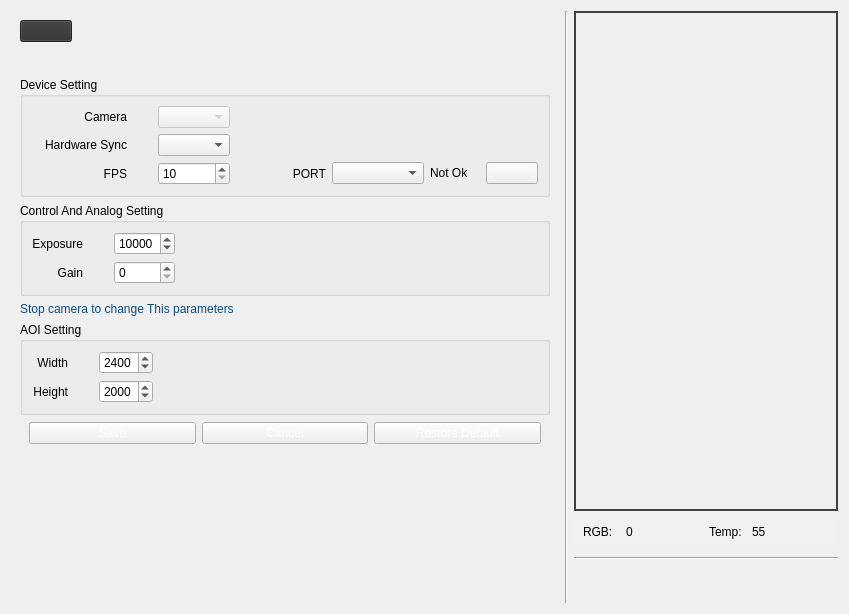
               <widget class="QWidget" name="settingpage_camera_tab">
                <property name="enabled">
                 <bool>true</bool>
                </property>
                <attribute name="title">
                 <string>Camera</string>
                </attribute>
                <layout class="QHBoxLayout" name="horizontalLayout_15">
                 <item>
                  <widget class="QFrame" name="settingpage_camera_left_side">
                   <property name="maximumSize">
                    <size>
                     <width>800</width>
                     <height>16777215</height>
                    </size>
                   </property>
                   <property name="styleSheet">
                    <string notr="true"/>
                   </property>
                   <layout class="QVBoxLayout" name="camera_setting_lef_side">
                    <item>
                     <widget class="QFrame" name="settingpage_connection_buttons_frame">
                      <property name="styleSheet">
                       <string notr="true">QPushButton{
	width: 50px;
	min-width: 50px;
	max-width: 50px;
	background-color:rgb(48, 48, 48);
}

QPushButton:hover{
	background-color:rgb(70, 70, 70);
}

#settingpage_connection_buttons_frame
{
	margin-bottom: 20px;
}

QPushButton:disabled {
background-color:rgb(175, 175, 175);
}</string>
                      </property>
                      <layout class="QHBoxLayout" name="horizontalLayout_18">
                       <property name="leftMargin">
                        <number>0</number>
                       </property>
                       <property name="topMargin">
                        <number>0</number>
                       </property>
                       <item>
                        <widget class="QPushButton" name="settingpage_camera_start_btn">
                         <property name="styleSheet">
                          <string notr="true"/>
                         </property>
                         <property name="text">
                          <string/>
                         </property>
                         <property name="icon">
                          <iconset resource="Assets/Assets.qrc">
                           <normaloff>:/assets/icons/play-48.png</normaloff>:/assets/icons/play-48.png</iconset>
                         </property>
                         <property name="iconSize">
                          <size>
                           <width>30</width>
                           <height>30</height>
                          </size>
                         </property>
                        </widget>
                       </item>
                       <item>
                        <spacer name="horizontalSpacer_8">
                         <property name="orientation">
                          <enum>Qt::Horizontal</enum>
                         </property>
                         <property name="sizeHint" stdset="0">
                          <size>
                           <width>40</width>
                           <height>20</height>
                          </size>
                         </property>
                        </spacer>
                       </item>
                      </layout>
                     </widget>
                    </item>
                    <item>
                     <widget class="QGroupBox" name="settingpage_camera_device_group">
                      <property name="layoutDirection">
                       <enum>Qt::LeftToRight</enum>
                      </property>
                      <property name="autoFillBackground">
                       <bool>false</bool>
                      </property>
                      <property name="title">
                       <string>Device Setting</string>
                      </property>
                      <layout class="QGridLayout" name="gridLayout_7">
                       <item row="2" column="2">
                        <widget class="QSpinBox" name="settingpage_camera_fps_spinbox">
                         <property name="enabled">
                          <bool>true</bool>
                         </property>
                         <property name="minimum">
                          <number>10</number>
                         </property>
                         <property name="maximum">
                          <number>100</number>
                         </property>
                        </widget>
                       </item>
                       <item row="0" column="0">
                        <widget class="QLabel" name="settingpage_camera_device_lbl">
                         <property name="text">
                          <string>Camera</string>
                         </property>
                         <property name="alignment">
                          <set>Qt::AlignRight|Qt::AlignTrailing|Qt::AlignVCenter</set>
                         </property>
                        </widget>
                       </item>
                       <item row="0" column="1">
                        <spacer name="horizontalSpacer_33">
                         <property name="orientation">
                          <enum>Qt::Horizontal</enum>
                         </property>
                         <property name="sizeType">
                          <enum>QSizePolicy::Maximum</enum>
                         </property>
                         <property name="sizeHint" stdset="0">
                          <size>
                           <width>25</width>
                           <height>20</height>
                          </size>
                         </property>
                        </spacer>
                       </item>
                       <item row="2" column="3">
                        <widget class="QLabel" name="settingpage_camera_ports_lbl">
                         <property name="minimumSize">
                          <size>
                           <width>90</width>
                           <height>0</height>
                          </size>
                         </property>
                         <property name="text">
                          <string>PORT</string>
                         </property>
                         <property name="alignment">
                          <set>Qt::AlignRight|Qt::AlignTrailing|Qt::AlignVCenter</set>
                         </property>
                        </widget>
                       </item>
                       <item row="0" column="2">
                        <widget class="QComboBox" name="settingpage_camera_device_combobox">
                         <property name="enabled">
                          <bool>false</bool>
                         </property>
                        </widget>
                       </item>
                       <item row="2" column="4">
                        <widget class="QComboBox" name="settingpage_camera_ports_combobox">
                         <property name="styleSheet">
                          <string notr="true">min-width:90px;
max-width:90px;</string>
                         </property>
                        </widget>
                       </item>
                       <item row="2" column="5" alignment="Qt::AlignHCenter|Qt::AlignVCenter">
                        <widget class="QLabel" name="settingpage_camera_port_connection_lbl">
                         <property name="minimumSize">
                          <size>
                           <width>50</width>
                           <height>0</height>
                          </size>
                         </property>
                         <property name="styleSheet">
                          <string notr="true">min-width:50px;
padding:0px;
margin:0px;</string>
                         </property>
                         <property name="text">
                          <string>Not Ok</string>
                         </property>
                        </widget>
                       </item>
                       <item row="2" column="0">
                        <widget class="QLabel" name="settingpage_camera_fps_lbl">
                         <property name="text">
                          <string>FPS</string>
                         </property>
                         <property name="alignment">
                          <set>Qt::AlignRight|Qt::AlignTrailing|Qt::AlignVCenter</set>
                         </property>
                        </widget>
                       </item>
                       <item row="1" column="0">
                        <widget class="QLabel" name="settingpage_camera_device_lbl_2">
                         <property name="styleSheet">
                          <string notr="true">min-width:95px;
</string>
                         </property>
                         <property name="text">
                          <string>Hardware Sync</string>
                         </property>
                         <property name="alignment">
                          <set>Qt::AlignRight|Qt::AlignTrailing|Qt::AlignVCenter</set>
                         </property>
                        </widget>
                       </item>
                       <item row="1" column="2">
                        <widget class="QComboBox" name="settingpage_camera_synchronizer_combobox">
                         <property name="enabled">
                          <bool>true</bool>
                         </property>
                        </widget>
                       </item>
                       <item row="2" column="6">
                        <widget class="QPushButton" name="settingpage_camera_serial_retry_btn">
                         <property name="styleSheet">
                          <string notr="true">max-width:50px;
min-width:50px;</string>
                         </property>
                         <property name="text">
                          <string/>
                         </property>
                         <property name="icon">
                          <iconset resource="Assets/Assets.qrc">
                           <normaloff>:/assets/icons/icons8-retry-50.png</normaloff>:/assets/icons/icons8-retry-50.png</iconset>
                         </property>
                        </widget>
                       </item>
                      </layout>
                     </widget>
                    </item>
                    <item>
                     <widget class="QGroupBox" name="settingpage_camera_control_group">
                      <property name="title">
                       <string>Control And Analog Setting</string>
                      </property>
                      <layout class="QGridLayout" name="gridLayout_8">
                       <item row="0" column="0">
                        <widget class="QLabel" name="settingpage_camera_exposure_lbl">
                         <property name="text">
                          <string>Exposure</string>
                         </property>
                         <property name="alignment">
                          <set>Qt::AlignRight|Qt::AlignTrailing|Qt::AlignVCenter</set>
                         </property>
                        </widget>
                       </item>
                       <item row="0" column="2">
                        <widget class="QSpinBox" name="settingpage_camera_exposure_spinbox">
                         <property name="enabled">
                          <bool>true</bool>
                         </property>
                         <property name="maximum">
                          <number>20000</number>
                         </property>
                         <property name="value">
                          <number>10000</number>
                         </property>
                        </widget>
                       </item>
                       <item row="0" column="3">
                        <spacer name="horizontalSpacer_13">
                         <property name="orientation">
                          <enum>Qt::Horizontal</enum>
                         </property>
                         <property name="sizeHint" stdset="0">
                          <size>
                           <width>40</width>
                           <height>20</height>
                          </size>
                         </property>
                        </spacer>
                       </item>
                       <item row="1" column="0">
                        <widget class="QLabel" name="settingpage_camera_gain_lbl">
                         <property name="text">
                          <string>Gain</string>
                         </property>
                         <property name="alignment">
                          <set>Qt::AlignRight|Qt::AlignTrailing|Qt::AlignVCenter</set>
                         </property>
                        </widget>
                       </item>
                       <item row="1" column="2">
                        <widget class="QSpinBox" name="settingpage_camera_gain_spinbox"/>
                       </item>
                       <item row="0" column="1">
                        <spacer name="horizontalSpacer_34">
                         <property name="orientation">
                          <enum>Qt::Horizontal</enum>
                         </property>
                         <property name="sizeType">
                          <enum>QSizePolicy::Maximum</enum>
                         </property>
                         <property name="sizeHint" stdset="0">
                          <size>
                           <width>25</width>
                           <height>20</height>
                          </size>
                         </property>
                        </spacer>
                       </item>
                      </layout>
                     </widget>
                    </item>
                    <item>
                     <widget class="QLabel" name="label_69">
                      <property name="styleSheet">
                       <string notr="true">max-width: 16666px;
color: rgb(6, 76, 130);</string>
                      </property>
                      <property name="text">
                       <string>Stop camera to change This parameters</string>
                      </property>
                     </widget>
                    </item>
                    <item>
                     <widget class="QGroupBox" name="settingpage_camera_AOI_group">
                      <property name="title">
                       <string>AOI Setting</string>
                      </property>
                      <layout class="QGridLayout" name="gridLayout_6">
                       <item row="1" column="0">
                        <widget class="QLabel" name="settingpage_camera_width_lbl">
                         <property name="text">
                          <string>Width</string>
                         </property>
                         <property name="alignment">
                          <set>Qt::AlignRight|Qt::AlignTrailing|Qt::AlignVCenter</set>
                         </property>
                        </widget>
                       </item>
                       <item row="2" column="2">
                        <widget class="QSpinBox" name="settingpage_camera_height_spinbox">
                         <property name="maximum">
                          <number>5000</number>
                         </property>
                         <property name="value">
                          <number>2000</number>
                         </property>
                        </widget>
                       </item>
                       <item row="1" column="2">
                        <widget class="QSpinBox" name="settingpage_camera_width_spinbox">
                         <property name="maximum">
                          <number>5000</number>
                         </property>
                         <property name="singleStep">
                          <number>10</number>
                         </property>
                         <property name="value">
                          <number>2400</number>
                         </property>
                        </widget>
                       </item>
                       <item row="2" column="0">
                        <widget class="QLabel" name="settingpage_camera_height_lbl">
                         <property name="text">
                          <string>Height</string>
                         </property>
                         <property name="alignment">
                          <set>Qt::AlignRight|Qt::AlignTrailing|Qt::AlignVCenter</set>
                         </property>
                        </widget>
                       </item>
                       <item row="1" column="3">
                        <spacer name="horizontalSpacer_14">
                         <property name="orientation">
                          <enum>Qt::Horizontal</enum>
                         </property>
                         <property name="sizeHint" stdset="0">
                          <size>
                           <width>40</width>
                           <height>20</height>
                          </size>
                         </property>
                        </spacer>
                       </item>
                       <item row="1" column="1">
                        <spacer name="horizontalSpacer_35">
                         <property name="orientation">
                          <enum>Qt::Horizontal</enum>
                         </property>
                         <property name="sizeType">
                          <enum>QSizePolicy::Maximum</enum>
                         </property>
                         <property name="sizeHint" stdset="0">
                          <size>
                           <width>25</width>
                           <height>20</height>
                          </size>
                         </property>
                        </spacer>
                       </item>
                      </layout>
                     </widget>
                    </item>
                    <item>
                     <widget class="QFrame" name="horizontalFrame_2">
                      <property name="styleSheet">
                       <string notr="true">QPushButton{

	color: #ffffff;

}</string>
                      </property>
                      <layout class="QHBoxLayout" name="settingpage_camera_connect_groupe">
                       <property name="topMargin">
                        <number>1</number>
                       </property>
                       <item>
                        <widget class="QPushButton" name="settingpage_camera_save_btn">
                         <property name="enabled">
                          <bool>true</bool>
                         </property>
                         <property name="text">
                          <string>Save</string>
                         </property>
                        </widget>
                       </item>
                       <item>
                        <widget class="QPushButton" name="settingpage_camera_cancel_btn">
                         <property name="text">
                          <string>Cancel</string>
                         </property>
                        </widget>
                       </item>
                       <item>
                        <widget class="QPushButton" name="settingpage_camera_restore_btn">
                         <property name="text">
                          <string>Restore Default</string>
                         </property>
                        </widget>
                       </item>
                      </layout>
                     </widget>
                    </item>
                    <item>
                     <spacer name="verticalSpacer_5">
                      <property name="orientation">
                       <enum>Qt::Vertical</enum>
                      </property>
                      <property name="sizeHint" stdset="0">
                       <size>
                        <width>20</width>
                        <height>40</height>
                       </size>
                      </property>
                     </spacer>
                    </item>
                   </layout>
                  </widget>
                 </item>
                 <item>
                  <widget class="Line" name="line_17">
                   <property name="orientation">
                    <enum>Qt::Vertical</enum>
                   </property>
                  </widget>
                 </item>
                 <item>
                  <layout class="QVBoxLayout" name="settingpage_camera_right_side">
                   <item>
                    <widget class="QLabel" name="settingpage_camera_live_lbl">
                     <property name="sizePolicy">
                      <sizepolicy hsizetype="Expanding" vsizetype="Expanding">
                       <horstretch>1</horstretch>
                       <verstretch>1</verstretch>
                      </sizepolicy>
                     </property>
                     <property name="minimumSize">
                      <size>
                       <width>94</width>
                       <height>500</height>
                      </size>
                     </property>
                     <property name="maximumSize">
                      <size>
                       <width>814</width>
                       <height>804</height>
                      </size>
                     </property>
                     <property name="styleSheet">
                      <string notr="true">max-width : 800px;
max-height : 800px;

border: 2px solid #404040;</string>
                     </property>
                     <property name="text">
                      <string/>
                     </property>
                     <property name="pixmap">
                      <pixmap resource="Assets/Assets.qrc">:/assets/images/camera-error-500.png</pixmap>
                     </property>
                     <property name="scaledContents">
                      <bool>false</bool>
                     </property>
                     <property name="alignment">
                      <set>Qt::AlignCenter</set>
                     </property>
                     <property name="wordWrap">
                      <bool>false</bool>
                     </property>
                    </widget>
                   </item>
                   <item>
                    <widget class="QFrame" name="horizontalFrame_4">
                     <property name="styleSheet">
                      <string notr="true">QLabel
{
	width:auto;
	max-width: auto;
	min-width: 0px;

}

QFrame{

background-color:rgb(240,240,240)
}</string>
                     </property>
                     <layout class="QHBoxLayout" name="horizontalLayout_16">
                      <property name="topMargin">
                       <number>5</number>
                      </property>
                      <property name="bottomMargin">
                       <number>5</number>
                      </property>
                      <item>
                       <widget class="QLabel" name="label_13">
                        <property name="minimumSize">
                         <size>
                          <width>47</width>
                          <height>0</height>
                         </size>
                        </property>
                        <property name="maximumSize">
                         <size>
                          <width>47</width>
                          <height>16777215</height>
                         </size>
                        </property>
                        <property name="text">
                         <string>RGB:</string>
                        </property>
                       </widget>
                      </item>
                      <item>
                       <widget class="QLabel" name="label_15">
                        <property name="minimumSize">
                         <size>
                          <width>47</width>
                          <height>0</height>
                         </size>
                        </property>
                        <property name="maximumSize">
                         <size>
                          <width>47</width>
                          <height>16777215</height>
                         </size>
                        </property>
                        <property name="text">
                         <string>0</string>
                        </property>
                       </widget>
                      </item>
                      <item>
                       <spacer name="horizontalSpacer_10">
                        <property name="orientation">
                         <enum>Qt::Horizontal</enum>
                        </property>
                        <property name="sizeType">
                         <enum>QSizePolicy::Maximum</enum>
                        </property>
                        <property name="sizeHint" stdset="0">
                         <size>
                          <width>40</width>
                          <height>20</height>
                         </size>
                        </property>
                       </spacer>
                      </item>
                      <item>
                       <widget class="QLabel" name="label_20">
                        <property name="text">
                         <string>Temp: </string>
                        </property>
                       </widget>
                      </item>
                      <item>
                       <widget class="QLabel" name="label_21">
                        <property name="text">
                         <string>55</string>
                        </property>
                       </widget>
                      </item>
                      <item>
                       <spacer name="horizontalSpacer_11">
                        <property name="orientation">
                         <enum>Qt::Horizontal</enum>
                        </property>
                        <property name="sizeHint" stdset="0">
                         <size>
                          <width>40</width>
                          <height>20</height>
                         </size>
                        </property>
                       </spacer>
                      </item>
                     </layout>
                    </widget>
                   </item>
                   <item>
                    <widget class="Line" name="line_23">
                     <property name="minimumSize">
                      <size>
                       <width>10</width>
                       <height>10</height>
                      </size>
                     </property>
                     <property name="sizeIncrement">
                      <size>
                       <width>0</width>
                       <height>0</height>
                      </size>
                     </property>
                     <property name="orientation">
                      <enum>Qt::Horizontal</enum>
                     </property>
                    </widget>
                   </item>
                   <item>
                    <spacer name="verticalSpacer_39">
                     <property name="orientation">
                      <enum>Qt::Vertical</enum>
                     </property>
                     <property name="sizeHint" stdset="0">
                      <size>
                       <width>20</width>
                       <height>40</height>
                      </size>
                     </property>
                    </spacer>
                   </item>
                  </layout>
                 </item>
                </layout>
               </widget>
